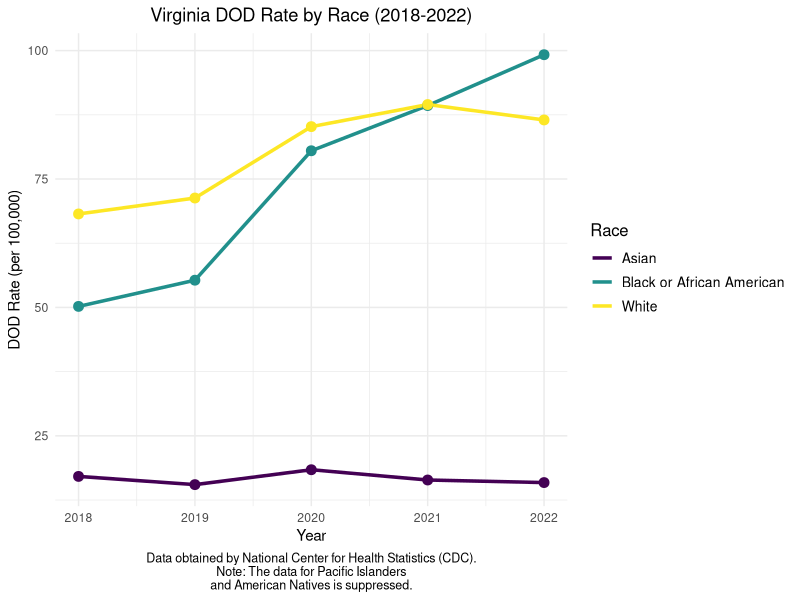

Generate this figure with R:

# Load necessary libraries
library(dplyr)
library(tidyr)
library(ggplot2)
library(viridis)
library(here)

#Data Import
VA_DOD_RACE_1822<- read.csv(here("Data/raw_data/MCOD VA 1822", "VA.DOD.RACE.1822.txt"), sep = "\t", header = TRUE)

#Prepare data
VA_DOD_RACE_1822 <- VA_DOD_RACE_1822 %>%
  select(Year,Single.Race.6,Crude.Rate) %>%
  na.omit()


# Clean and preprocess the data
VA_DOD_RACE_1822_clean <- VA_DOD_RACE_1822 %>%
  filter(!Crude.Rate %in% c("Suppressed", "Unreliable")) %>% # Remove suppressed and unreliable values
  mutate(Crude.Rate = as.numeric(Crude.Rate),                # Convert Crude Rate to numeric
         Year = as.integer(Year))                            # Convert Year to integer

# Plotting the line graph
ggplot(VA_DOD_RACE_1822_clean, aes(x = Year, y = Crude.Rate, color = `Single.Race.6`)) +
  geom_line(size = 1.2) +
  geom_point(size = 3, show.legend = FALSE) +
  labs(title = "Virginia DOD Rate by Race (2018-2022)",
       x = "Year",
       y = "DOD Rate (per 100,000)",
       color = "Race",
       caption = "Data obtained by National Center for Health Statistics (CDC).\nNote: The data for Pacific Islanders
and American Natives is suppressed.") +
  theme_minimal() +
  theme(plot.title = element_text(hjust = 0.5),
        legend.position = "right",
        legend.title = element_text(size = 12),
        legend.text = element_text(size = 10),
        plot.caption = element_text(hjust = 0.5, size = 9),
        guides(color = guide_legend(override.aes = list(shape = NA))))+
  scale_color_viridis(discrete = TRUE) 
